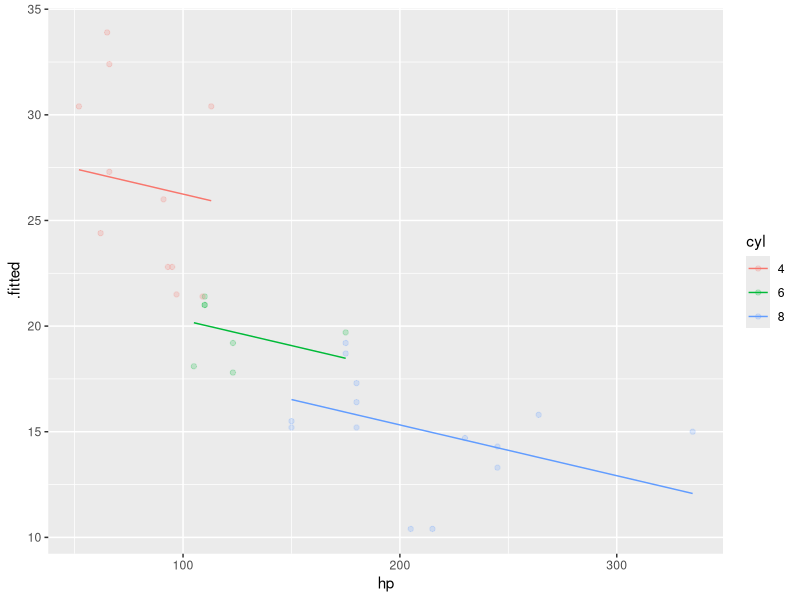

This figure's R source:

library(tidyverse)
library(broom)

mtcars.modified <- 
  mtcars %>% 
  mutate(cyl = as.factor(cyl))

# fit model: 
m1 <- lm(mpg ~ hp + cyl, 
         data = mtcars.modified)

# plot regression lines: 
m1 %>% 
  broom::augment() %>%  # augment( ) will add columns including the fitted values, residuals
  
  ggplot() + 
  
  # add the fitted regresseion lines: 
  geom_line(aes(x = hp, 
                y = .fitted, 
                group = cyl, 
                col = cyl)) + 
  
  # add the actual y-values
  geom_point(data = mtcars.modified, 
             aes(x = hp, 
                 y = mpg, 
                 col = cyl), 
             alpha = .2) 
